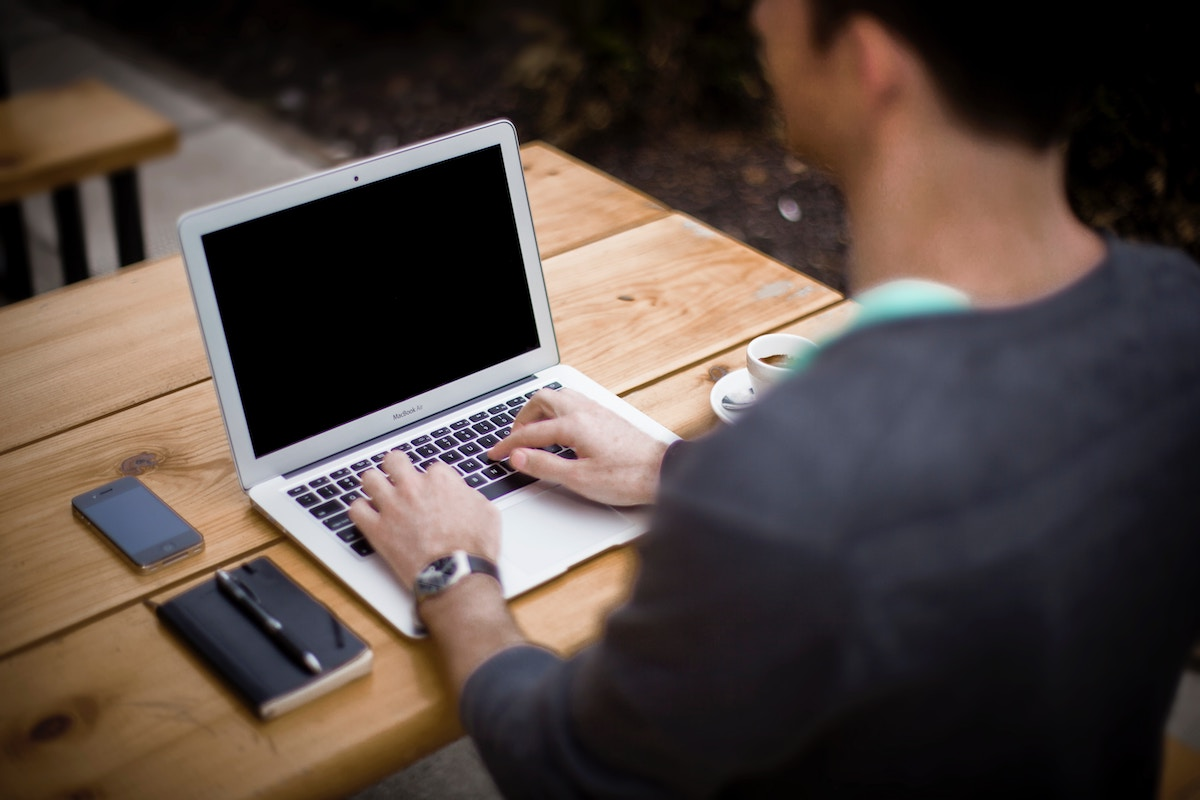
#> input picture static_files/assets/img/faces/alejandro-escamilla.jpg, 1200 x 800 px
$ python -i Img_Proc.py   (imports and definitions only)
#> lines starting #> are read from the running program, lines starting #| are printed output that depends on the picture
#> further down, picture is the input picture: shape (800, 1200, 3); mean B, G, R 64.4, 70.3, 83.1
import cv2
import cvzone
import numpy as np
import os

#Image Functions used in the project
# [22 lines left out: function display, not called in this run]


def resize_image(img, ref_img = None, color = (0,0,0), fx = None, fy = None, interpolation = None):
    '''
    Resize the Image

    Parameters
    ----------
    img : Numpy Image
        Input Imge.
    ref_img : Numpy Image, optional
        Reference Image to considered to resize the image. The default is None.
    color : Tuple, optional
        RGB color to be filled in the remaining area. The default is (0,0,0).
    fx : float, optional
        Number of time the image to be exanded in X-axis. The default is None.
    fy : float, optional
         Number of time the image to be exanded in y-axis. The default is None.
    interpolation : str, optional
        Interpolation Method to be used while resizing the image. The default is None.

    Returns
    -------
    image_final : Numpy Image
        Resized Image.

    '''
#> called with color = (0, 0, 0)
    if(ref_img is None):
        ref_img = img.copy()
        ref_img = cv2.cvtColor(ref_img, cv2.COLOR_BGR2GRAY)
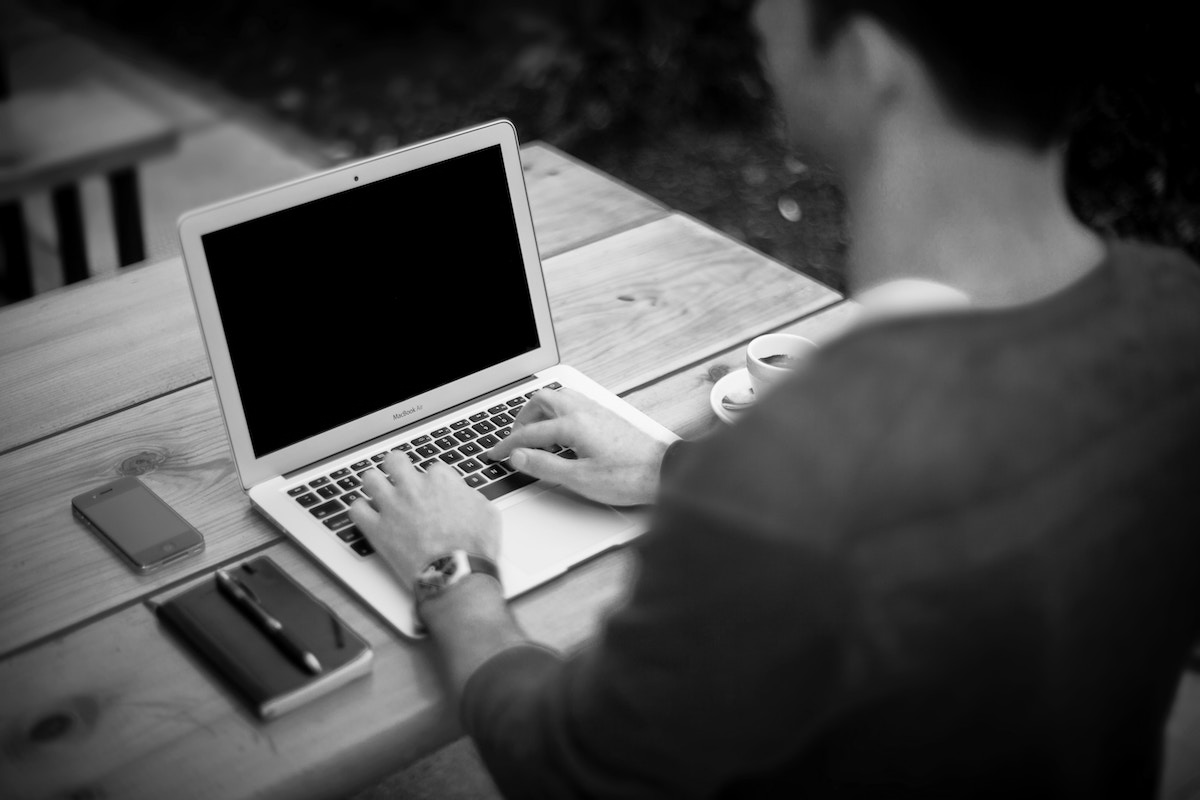
#> ref_img: shape (800, 1200); min 0, max 254, mean 73.4

    ht, wd, cc= img.shape
#> ht = 800; wd = 1200; cc = 3
    try:
        hh,ww = ref_img.shape
#> hh = 800; ww = 1200
    except:
        hh,ww,_ = ref_img.shape

    xx = (ww - wd) // 2
#> xx = 0
    yy = (hh - ht) // 2
#> yy = 0
    if(interpolation is None):
        image_final = np.full((hh,ww,cc), color, dtype=np.uint8)
        ymin = min(img.shape[0],image_final.shape[0])
#> ymin = 800
        xmin = min(img.shape[1],image_final.shape[1])
#> xmin = 1200
        roi = img[0:ymin,0:xmin]

        image_final[0:ymin,0:xmin] =  roi
        #display(roi)
        #print(img.shape, image_final.shape)
        #print(yy,ht, xx, wd)
        #image_final[yy:yy+ht, xx:xx+wd] = img
    else:
        if((fx is None) or (fy is None)):
            image_final = cv2.resize(img, (ww, hh), interpolation = interpolation)
        else:
            image_final = cv2.resize(img, (0, 0), fx = fx, fy = fy, interpolation = interpolation)

    return image_final

# [56 lines left out: functions readimg, readmask, rgb_to_hex, blankimg, not called in this run]

#%% Subfunctions

>>> import cv2
>>> picture = cv2.imread('../static_files/assets/img/faces/alejandro-escamilla.jpg')
>>> result = resize_image(picture)

$ run again, on static_files/assets/img/faces/ali-pazani.jpg
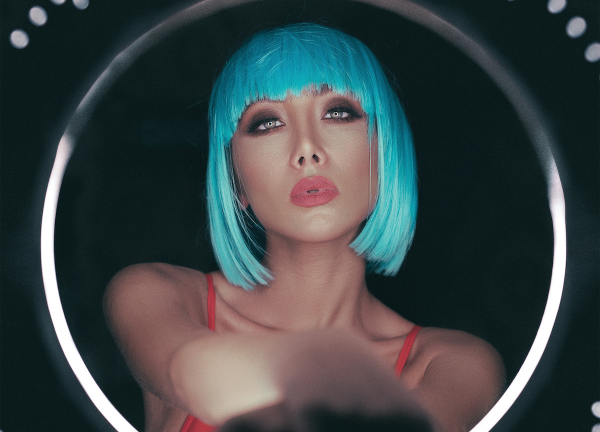
#> input picture static_files/assets/img/faces/ali-pazani.jpg, 1200 x 864 px (shown at 1/2 size)
#> picture is the input picture: shape (864, 1200, 3); mean B, G, R 69.8, 68.6, 59.5
#> in resize_image, `ref_img = cv2.cvtColor(ref_img, cv2.COLOR_BGR2GRAY)`:
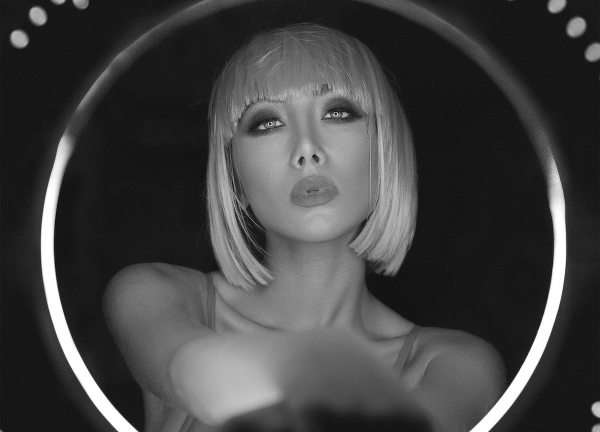
#> ref_img: shape (864, 1200) (shown at 1/2 size); min 0, max 255, mean 66
